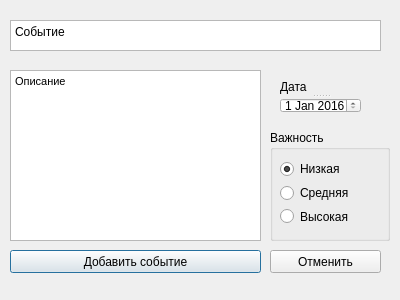
<?xml version="1.0" encoding="UTF-8"?>
<ui version="4.0">
 <class>AddEventDialog</class>
 <widget class="QDialog" name="AddEventDialog">
  <property name="windowModality">
   <enum>Qt::NonModal</enum>
  </property>
  <property name="geometry">
   <rect>
    <x>0</x>
    <y>0</y>
    <width>400</width>
    <height>300</height>
   </rect>
  </property>
  <property name="sizePolicy">
   <sizepolicy hsizetype="Fixed" vsizetype="Fixed">
    <horstretch>0</horstretch>
    <verstretch>0</verstretch>
   </sizepolicy>
  </property>
  <property name="minimumSize">
   <size>
    <width>400</width>
    <height>300</height>
   </size>
  </property>
  <property name="maximumSize">
   <size>
    <width>400</width>
    <height>300</height>
   </size>
  </property>
  <property name="windowTitle">
   <string>Добавить событие</string>
  </property>
  <property name="modal">
   <bool>true</bool>
  </property>
  <widget class="QPushButton" name="AcceptButton">
   <property name="geometry">
    <rect>
     <x>10</x>
     <y>250</y>
     <width>251</width>
     <height>23</height>
    </rect>
   </property>
   <property name="text">
    <string>Добавить событие</string>
   </property>
  </widget>
  <widget class="QPushButton" name="CancelButton">
   <property name="geometry">
    <rect>
     <x>270</x>
     <y>250</y>
     <width>111</width>
     <height>23</height>
    </rect>
   </property>
   <property name="text">
    <string>Отменить</string>
   </property>
  </widget>
  <widget class="QTextEdit" name="DescrTextField">
   <property name="geometry">
    <rect>
     <x>10</x>
     <y>70</y>
     <width>251</width>
     <height>171</height>
    </rect>
   </property>
   <property name="html">
    <string>&lt;!DOCTYPE HTML PUBLIC &quot;-//W3C//DTD HTML 4.0//EN&quot; &quot;http://www.w3.org/TR/REC-html40/strict.dtd&quot;&gt;
&lt;html&gt;&lt;head&gt;&lt;meta name=&quot;qrichtext&quot; content=&quot;1&quot; /&gt;&lt;style type=&quot;text/css&quot;&gt;
p, li { white-space: pre-wrap; }
&lt;/style&gt;&lt;/head&gt;&lt;body style=&quot; font-family:'MS Shell Dlg 2'; font-size:8.25pt; font-weight:400; font-style:normal;&quot;&gt;
&lt;p style=&quot; margin-top:0px; margin-bottom:0px; margin-left:0px; margin-right:0px; -qt-block-indent:0; text-indent:0px;&quot;&gt;&lt;span style=&quot; font-size:8pt;&quot;&gt;Описание&lt;/span&gt;&lt;/p&gt;&lt;/body&gt;&lt;/html&gt;</string>
   </property>
  </widget>
  <widget class="QPlainTextEdit" name="NameTextField">
   <property name="geometry">
    <rect>
     <x>10</x>
     <y>20</y>
     <width>371</width>
     <height>31</height>
    </rect>
   </property>
   <property name="plainText">
    <string>Событие</string>
   </property>
  </widget>
  <widget class="QGroupBox" name="groupBox">
   <property name="geometry">
    <rect>
     <x>270</x>
     <y>130</y>
     <width>120</width>
     <height>111</height>
    </rect>
   </property>
   <property name="title">
    <string>Важность</string>
   </property>
   <widget class="QWidget" name="">
    <property name="geometry">
     <rect>
      <x>10</x>
      <y>30</y>
      <width>84</width>
      <height>65</height>
     </rect>
    </property>
    <layout class="QVBoxLayout" name="verticalLayout">
     <item>
      <widget class="QRadioButton" name="rb_1">
       <property name="text">
        <string>Низкая</string>
       </property>
       <property name="checkable">
        <bool>true</bool>
       </property>
       <property name="checked">
        <bool>true</bool>
       </property>
       <attribute name="buttonGroup">
        <string notr="true">EventLevelRadioButtonsGroup</string>
       </attribute>
      </widget>
     </item>
     <item>
      <widget class="QRadioButton" name="rb_2">
       <property name="text">
        <string>Средняя</string>
       </property>
       <property name="checked">
        <bool>false</bool>
       </property>
       <attribute name="buttonGroup">
        <string notr="true">EventLevelRadioButtonsGroup</string>
       </attribute>
      </widget>
     </item>
     <item>
      <widget class="QRadioButton" name="rb_3">
       <property name="text">
        <string>Высокая</string>
       </property>
       <attribute name="buttonGroup">
        <string notr="true">EventLevelRadioButtonsGroup</string>
       </attribute>
      </widget>
     </item>
    </layout>
   </widget>
  </widget>
  <widget class="QSplitter" name="splitter">
   <property name="geometry">
    <rect>
     <x>280</x>
     <y>80</y>
     <width>81</width>
     <height>33</height>
    </rect>
   </property>
   <property name="orientation">
    <enum>Qt::Vertical</enum>
   </property>
   <widget class="QLabel" name="label">
    <property name="text">
     <string>Дата</string>
    </property>
   </widget>
   <widget class="QDateEdit" name="dateEdit">
    <property name="dateTime">
     <datetime>
      <hour>0</hour>
      <minute>0</minute>
      <second>0</second>
      <year>2016</year>
      <month>1</month>
      <day>1</day>
     </datetime>
    </property>
   </widget>
  </widget>
 </widget>
 <resources/>
 <connections/>
 <buttongroups>
  <buttongroup name="EventLevelRadioButtonsGroup"/>
 </buttongroups>
</ui>
